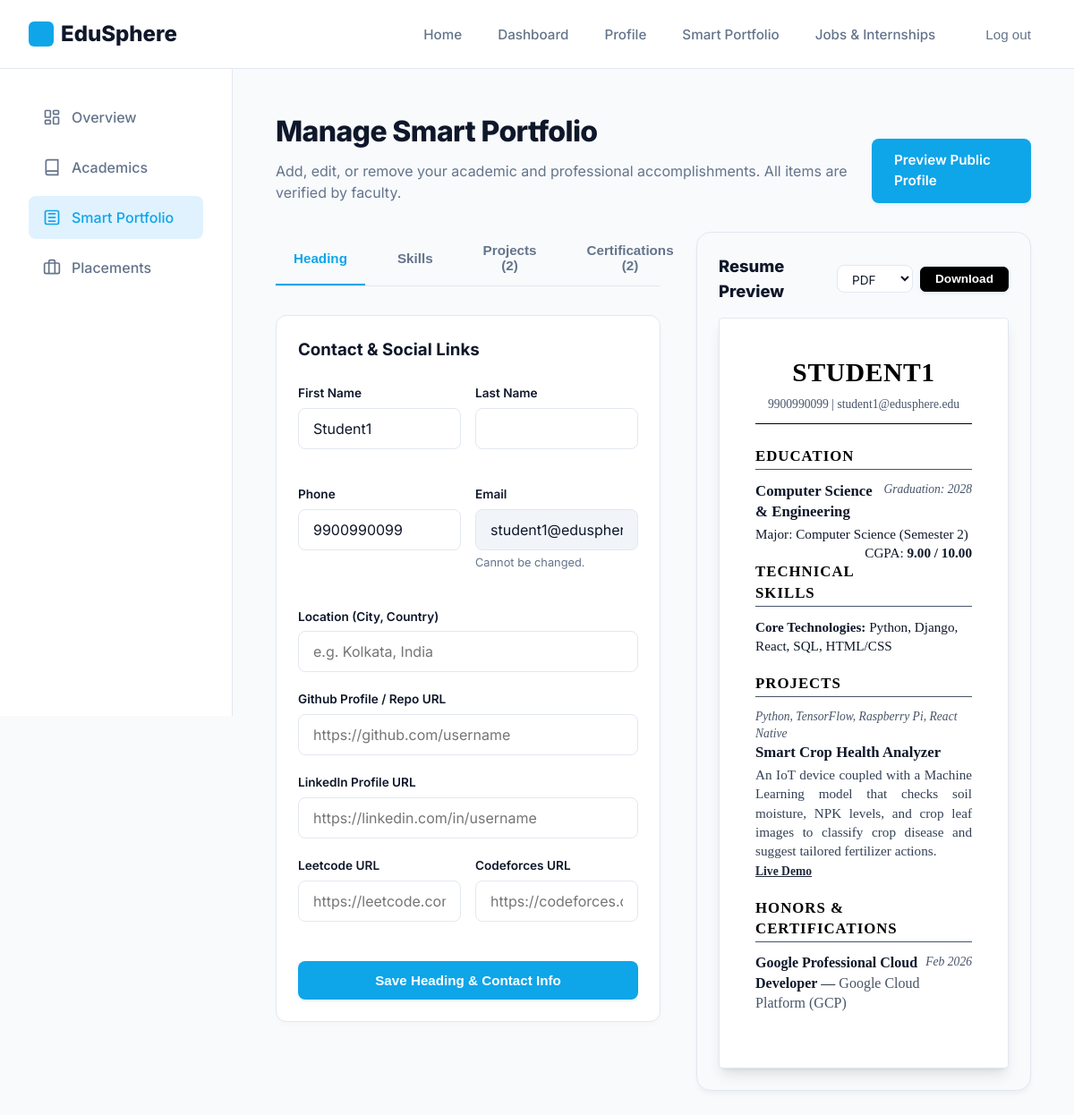
Page /portfolio/manage/ (signed in) on the earlier database version.
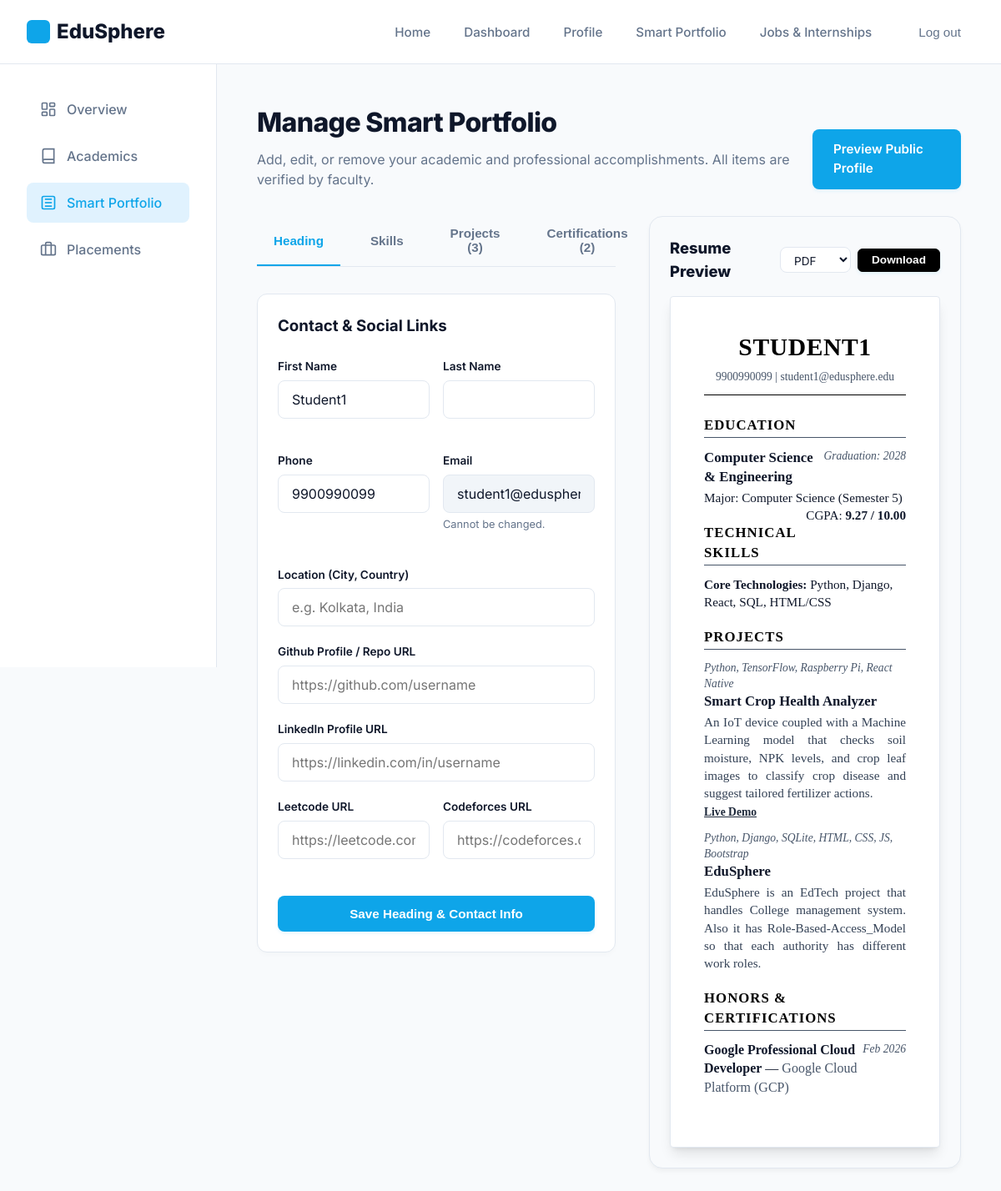
Same page on the later database version.
### users/models.py (models this page shows, shortened)
class StudentProfile(models.Model):
    user = models.OneToOneField(CustomUser, on_delete=models.CASCADE, related_name='student_profile')
    enrollment_number = models.CharField(max_length=50, blank=True, null=True)
    department = models.ForeignKey('academics.Department', on_delete=models.SET_NULL, blank=True, null=True, related_name='students')
    major = models.CharField(max_length=100, blank=True, null=True)
    current_semester = models.IntegerField(default=1)
    graduation_year = models.IntegerField(blank=True, null=True)
    cgpa = models.DecimalField(max_digits=4, decimal_places=2, default=0.00)
    skills = models.ManyToManyField('portfolio.Skill', blank=True, related_name='students')
    github = models.URLField(blank=True, null=True)
    linkedin = models.URLField(blank=True, null=True)
    leetcode = models.URLField(blank=True, null=True)
    codeforces = models.URLField(blank=True, null=True)
    location = models.CharField(max_length=150, blank=True, null=True)

### portfolio/models.py (models this page shows, shortened)
class Skill(models.Model):
    name = models.CharField(max_length=50, unique=True)

class Project(models.Model):
    VERIFICATION_CHOICES = (
        ('pending', 'Pending'),
        ('verified', 'Verified'),
        ('rejected', 'Rejected'),
    )
    student = models.ForeignKey('users.StudentProfile', on_delete=models.CASCADE, related_name='projects')
    title = models.CharField(max_length=150)
    description = models.TextField()
    technologies_used = models.CharField(max_length=200, help_text="Comma-separated list of technologies (e.g. Django, React, Postgres)")
    project_link = models.URLField(blank=True, null=True)
    git_repository = models.URLField(blank=True, null=True)
    verification_status = models.CharField(max_length=15, choices=VERIFICATION_CHOICES, default='pending')
    verified_by = models.ForeignKey('users.FacultyProfile', on_delete=models.SET_NULL, blank=True, null=True, related_name='verified_projects')
    verification_date = models.DateTimeField(blank=True, null=True)
    faculty_comments = models.TextField(blank=True, null=True)

class Certification(models.Model):
    VERIFICATION_CHOICES = (
        ('pending', 'Pending'),
        ('verified', 'Verified'),
        ('rejected', 'Rejected'),
    )
    student = models.ForeignKey('users.StudentProfile', on_delete=models.CASCADE, related_name='certifications')
    name = models.CharField(max_length=150)
    issuing_organization = models.CharField(max_length=100)
    issue_date = models.DateField()
    expiry_date = models.DateField(blank=True, null=True)
    credential_id = models.CharField(max_length=100, blank=True, null=True)
    credential_url = models.URLField(blank=True, null=True)
    verification_status = models.CharField(max_length=15, choices=VERIFICATION_CHOICES, default='pending')
    verified_by = models.ForeignKey('users.FacultyProfile', on_delete=models.SET_NULL, blank=True, null=True, related_name='verified_certifications')
    verification_date = models.DateTimeField(blank=True, null=True)
    faculty_comments = models.TextField(blank=True, null=True)

### academics/models.py (models this page shows, shortened)
class Department(models.Model):
    name = models.CharField(max_length=100, unique=True)
    code = models.CharField(max_length=10, unique=True)

### portfolio/views.py (the view)
# urls.py: path('portfolio/manage/', views.manage_portfolio, name='manage_portfolio'),
@login_required
def manage_portfolio(request):
    if request.user.role != 'student':
        messages.error(request, "Only students can manage their portfolios.")
        return redirect('dashboard')
    student = request.user.student_profile
    projects = student.projects.all()
    certifications = student.certifications.all()
    achievements = student.achievements.all()
    all_skills = Skill.objects.all()
    student_skills = student.skills.all()
    project_form = ProjectForm()
    cert_form = CertificationForm()
    ach_form = AchievementForm()
    context = {
        'student': student,
        'projects': projects,
        'certifications': certifications,
        'achievements': achievements,
        'all_skills': all_skills,
        'student_skills': student_skills,
        'project_form': project_form,
        'cert_form': cert_form,
        'ach_form': ach_form,
    }
    return render(request, 'portfolio/manage_portfolio.html', context)

### portfolio/forms.py
class ProjectForm(forms.ModelForm):
    class Meta:
        model = Project
        fields = ['title', 'description', 'technologies_used', 'project_link', 'git_repository']
        widgets = {
            'title': forms.TextInput(attrs={'class': 'form-control', 'placeholder': 'e.g. Portfolio Generator'}),
            'description': forms.Textarea(attrs={'class': 'form-control', 'rows': 4, 'placeholder': 'Describe your project, goals, and outcomes...'}),
            'technologies_used': forms.TextInput(attrs={'class': 'form-control', 'placeholder': 'e.g. Python, Django, HTML, CSS'}),
            'project_link': forms.URLInput(attrs={'class': 'form-control', 'placeholder': 'e.g. https://myproject.com'}),
            'git_repository': forms.URLInput(attrs={'class': 'form-control', 'placeholder': 'e.g. https://github.com/user/project'}),
        }

### templates/portfolio/manage_portfolio.html (shortened to what the changed rows need)
{% extends "base.html" %}
{% block content %}
<div class="dashboard-layout">
    <main class="dashboard-main">
        <div class="dashboard-header" style="margin-bottom: 2rem;">
            <div>
                <h1>Manage Smart Portfolio</h1>
            </div>
        </div>
        <div class="builder-split-grid">
            <div class="builder-forms-column">
                <div class="tab-container" style="margin-bottom: 2rem;">
                    <button class="tab-btn active" onclick="switchTab('heading')">Heading</button>
                    <button class="tab-btn" onclick="switchTab('skills')">Skills</button>
                    <button class="tab-btn" onclick="switchTab('projects')">Projects ({{ projects.count }})</button>
                    <button class="tab-btn" onclick="switchTab('certs')">Certifications ({{ certifications.count }})</button>
                    <button class="tab-btn" onclick="switchTab('achievements')">Achievements ({{ achievements.count }})</button>
                </div>
            </div>
            <div class="builder-preview-column">
                <div class="resume-sheet">
                    <h2 class="resume-name">{{ user.first_name|default:user.username }} {{ user.last_name|default:'' }}</h2>
                    <div class="resume-section">
                        <div class="resume-item">
                            <span class="resume-date">Graduation: {{ student.graduation_year|default:"Not specified" }}</span>
                            <strong style="font-size: 1.05rem;">{{ student.department.name|default:"EduSphere University" }}</strong>
                            <div style="font-size: 0.95rem; margin-top: 0.15rem;">
                                Major: {{ student.major|default:"Not specified" }} (Semester {{ student.current_semester }})
                                <span style="float: right;">CGPA: <strong>{{ student.cgpa }} / 10.00</strong></span>
                            </div>
                        </div>
                    </div>
                    <div class="resume-section">
                        <h3 class="resume-section-title">Technical Skills</h3>
                        <div style="font-size: 0.95rem;">
                            <strong>Core Technologies:</strong>
                            {% for skill in student_skills %}
                                {{ skill.name }}{% if not forloop.last %}, {% endif %}
                            {% empty %}
                                <span style="color: #64748b; font-style: italic;">No skills selected yet.</span>
                            {% endfor %}
                        </div>
                    </div>
                    <div class="resume-section">
                        {% for item in projects %}
                            {% if item.verification_status == 'verified' %}
                                <div class="resume-item">
                                    <span class="resume-date">{{ item.technologies_used }}</span>
                                    <strong style="font-size: 1.05rem;">{{ item.title }}</strong>
                                    <p style="font-size: 0.95rem; margin-top: 0.15rem; color: #334155; text-align: justify;">{{ item.description }}</p>
                                    {% if item.project_link or item.git_repository %}
                                        <div style="font-size: 0.85rem; margin-top: 0.15rem; font-weight: bold;">
                                            {% if item.project_link %}
                                                <a href="{{ item.project_link }}" target="_blank" style="color: #1e293b; text-decoration: underline;">Live Demo</a>
                                            {% endif %}
                                        </div>
                                    {% endif %}
                                </div>
                            {% endif %}
                        {% empty %}
                            <p style="color: #64748b; font-style: italic; font-size: 0.95rem;">No verified projects added.</p>
                        {% endfor %}
                    </div>
                    {% if certifications or achievements %}
                        <div class="resume-section">
                            <h3 class="resume-section-title">Honors & Certifications</h3>
                            {% for item in certifications %}
                                {% if item.verification_status == 'verified' %}
                                    <div class="resume-item">
                                        <span class="resume-date">{{ item.issue_date|date:"M Y" }}</span>
                                        <strong>{{ item.name }}</strong> — <span style="color: #475569;">{{ item.issuing_organization }}</span>
                                    </div>
                                {% endif %}
                            {% endfor %}
                        </div>
                    {% endif %}
                </div>
            </div>
        </div>
    </main>
</div>
{% endblock %}

Differences in the rows shown:
changed StudentProfile "Computer Science": count "2" → "3"; current_semester "2" → "5"; cgpa "9.00" → "9.27"
added Project: technologies_used "Python, Django, SQLite, HTML, CSS, JS, Bootstrap", title "EduSphere", description "EduSphere is an EdTech project that handles College management system. Also it has Role-Based-Access_Model so that each authority has different work roles."
